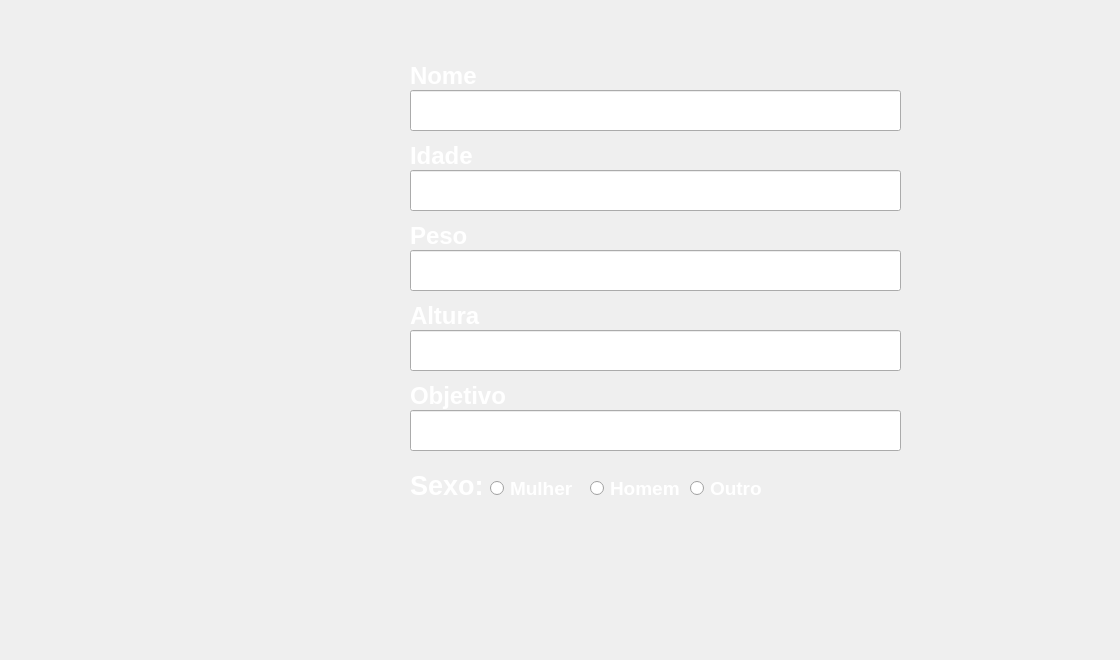
    <widget class="QWidget" name="cadastrarPaciente">
     <widget class="QLabel" name="label_6">
      <property name="geometry">
       <rect>
        <x>0</x>
        <y>0</y>
        <width>1111</width>
        <height>651</height>
       </rect>
      </property>
      <property name="text">
       <string/>
      </property>
      <property name="pixmap">
       <pixmap>imgs/bg.jpg</pixmap>
      </property>
      <property name="scaledContents">
       <bool>true</bool>
      </property>
     </widget>
     <widget class="QLabel" name="lblFotoPacienteC">
      <property name="geometry">
       <rect>
        <x>40</x>
        <y>130</y>
        <width>271</width>
        <height>281</height>
       </rect>
      </property>
      <property name="text">
       <string/>
      </property>
      <property name="pixmap">
       <pixmap>imgs/ProfilePictureBetter-removebg-preview.png</pixmap>
      </property>
      <property name="scaledContents">
       <bool>true</bool>
      </property>
     </widget>
     <widget class="QLineEdit" name="inputNome">
      <property name="geometry">
       <rect>
        <x>410</x>
        <y>90</y>
        <width>491</width>
        <height>41</height>
       </rect>
      </property>
      <property name="font">
       <font>
        <pointsize>16</pointsize>
       </font>
      </property>
     </widget>
     <widget class="QLabel" name="lblNome">
      <property name="geometry">
       <rect>
        <x>410</x>
        <y>60</y>
        <width>81</width>
        <height>31</height>
       </rect>
      </property>
      <property name="font">
       <font>
        <pointsize>18</pointsize>
        <weight>75</weight>
        <bold>true</bold>
       </font>
      </property>
      <property name="styleSheet">
       <string notr="true">color: rgb(255, 255, 255);
</string>
      </property>
      <property name="text">
       <string>Nome</string>
      </property>
     </widget>
     <widget class="QLabel" name="lblidade">
      <property name="geometry">
       <rect>
        <x>410</x>
        <y>140</y>
        <width>81</width>
        <height>31</height>
       </rect>
      </property>
      <property name="font">
       <font>
        <pointsize>18</pointsize>
        <weight>75</weight>
        <bold>true</bold>
       </font>
      </property>
      <property name="styleSheet">
       <string notr="true">color: rgb(255, 255, 255);
</string>
      </property>
      <property name="text">
       <string>Idade</string>
      </property>
     </widget>
     <widget class="QLineEdit" name="inputIdade">
      <property name="geometry">
       <rect>
        <x>410</x>
        <y>170</y>
        <width>491</width>
        <height>41</height>
       </rect>
      </property>
      <property name="font">
       <font>
        <pointsize>16</pointsize>
       </font>
      </property>
     </widget>
     <widget class="QLabel" name="lblPeso">
      <property name="geometry">
       <rect>
        <x>410</x>
        <y>220</y>
        <width>81</width>
        <height>31</height>
       </rect>
      </property>
      <property name="font">
       <font>
        <pointsize>18</pointsize>
        <weight>75</weight>
        <bold>true</bold>
       </font>
      </property>
      <property name="styleSheet">
       <string notr="true">color: rgb(255, 255, 255);
</string>
      </property>
      <property name="text">
       <string>Peso</string>
      </property>
     </widget>
     <widget class="QLineEdit" name="inputPeso">
      <property name="geometry">
       <rect>
        <x>410</x>
        <y>250</y>
        <width>491</width>
        <height>41</height>
       </rect>
      </property>
      <property name="font">
       <font>
        <pointsize>16</pointsize>
       </font>
      </property>
     </widget>
     <widget class="QLabel" name="lblAltura">
      <property name="geometry">
       <rect>
        <x>410</x>
        <y>300</y>
        <width>81</width>
        <height>31</height>
       </rect>
      </property>
      <property name="font">
       <font>
        <pointsize>18</pointsize>
        <weight>75</weight>
        <bold>true</bold>
       </font>
      </property>
      <property name="styleSheet">
       <string notr="true">color: rgb(255, 255, 255);
</string>
      </property>
      <property name="text">
       <string>Altura</string>
      </property>
     </widget>
     <widget class="QLineEdit" name="inputAltura">
      <property name="geometry">
       <rect>
        <x>410</x>
        <y>330</y>
        <width>491</width>
        <height>41</height>
       </rect>
      </property>
      <property name="font">
       <font>
        <pointsize>16</pointsize>
       </font>
      </property>
     </widget>
     <widget class="QLabel" name="lblObjetivo">
      <property name="geometry">
       <rect>
        <x>410</x>
        <y>380</y>
        <width>101</width>
        <height>31</height>
       </rect>
      </property>
      <property name="font">
       <font>
        <pointsize>18</pointsize>
        <weight>75</weight>
        <bold>true</bold>
       </font>
      </property>
      <property name="styleSheet">
       <string notr="true">color: rgb(255, 255, 255);
</string>
      </property>
      <property name="text">
       <string>Objetivo</string>
      </property>
     </widget>
     <widget class="QLineEdit" name="inputObjetivo">
      <property name="geometry">
       <rect>
        <x>410</x>
        <y>410</y>
        <width>491</width>
        <height>41</height>
       </rect>
      </property>
      <property name="font">
       <font>
        <pointsize>16</pointsize>
       </font>
      </property>
     </widget>
     <widget class="QLabel" name="lblSexo">
      <property name="geometry">
       <rect>
        <x>410</x>
        <y>470</y>
        <width>81</width>
        <height>31</height>
       </rect>
      </property>
      <property name="font">
       <font>
        <pointsize>20</pointsize>
        <weight>75</weight>
        <bold>true</bold>
       </font>
      </property>
      <property name="styleSheet">
       <string notr="true">color: rgb(255, 255, 255);
</string>
      </property>
      <property name="text">
       <string>Sexo:</string>
      </property>
     </widget>
     <widget class="QRadioButton" name="rbtnMulher">
      <property name="geometry">
       <rect>
        <x>490</x>
        <y>480</y>
        <width>91</width>
        <height>16</height>
       </rect>
      </property>
      <property name="font">
       <font>
        <pointsize>14</pointsize>
        <weight>75</weight>
        <bold>true</bold>
       </font>
      </property>
      <property name="styleSheet">
       <string notr="true">color: rgb(255, 255, 255);</string>
      </property>
      <property name="text">
       <string>Mulher</string>
      </property>
     </widget>
     <widget class="QRadioButton" name="rbtnHomem">
      <property name="geometry">
       <rect>
        <x>590</x>
        <y>480</y>
        <width>101</width>
        <height>16</height>
       </rect>
      </property>
      <property name="font">
       <font>
        <pointsize>14</pointsize>
        <weight>75</weight>
        <bold>true</bold>
       </font>
      </property>
      <property name="styleSheet">
       <string notr="true">color: rgb(255, 255, 255);</string>
      </property>
      <property name="text">
       <string>Homem</string>
      </property>
     </widget>
     <widget class="QRadioButton" name="rbtnOutro">
      <property name="geometry">
       <rect>
        <x>690</x>
        <y>480</y>
        <width>91</width>
        <height>16</height>
       </rect>
      </property>
      <property name="font">
       <font>
        <pointsize>14</pointsize>
        <weight>75</weight>
        <bold>true</bold>
       </font>
      </property>
      <property name="styleSheet">
       <string notr="true">color: rgb(255, 255, 255);</string>
      </property>
      <property name="text">
       <string>Outro</string>
      </property>
     </widget>
     <widget class="QLabel" name="lblCancelar">
      <property name="geometry">
       <rect>
        <x>720</x>
        <y>550</y>
        <width>221</width>
        <height>101</height>
       </rect>
      </property>
      <property name="cursor">
       <cursorShape>PointingHandCursor</cursorShape>
      </property>
      <property name="text">
       <string/>
      </property>
      <property name="pixmap">
       <pixmap>imgs/btnCancelar.png</pixmap>
      </property>
      <property name="scaledContents">
       <bool>true</bool>
      </property>
     </widget>
     <widget class="QLabel" name="lblSalvar">
      <property name="geometry">
       <rect>
        <x>370</x>
        <y>560</y>
        <width>221</width>
        <height>91</height>
       </rect>
      </property>
      <property name="cursor">
       <cursorShape>PointingHandCursor</cursorShape>
      </property>
      <property name="text">
       <string/>
      </property>
      <property name="pixmap">
       <pixmap>imgs/btnSalvar.png</pixmap>
      </property>
      <property name="scaledContents">
       <bool>true</bool>
      </property>
     </widget>
     <widget class="QLabel" name="label_7">
      <property name="geometry">
       <rect>
        <x>70</x>
        <y>160</y>
        <width>211</width>
        <height>221</height>
       </rect>
      </property>
      <property name="text">
       <string/>
      </property>
      <property name="pixmap">
       <pixmap>imgs/paciente1.jpg</pixmap>
      </property>
      <property name="scaledContents">
       <bool>true</bool>
      </property>
     </widget>
     <zorder>label_6</zorder>
     <zorder>inputNome</zorder>
     <zorder>lblNome</zorder>
     <zorder>lblidade</zorder>
     <zorder>inputIdade</zorder>
     <zorder>lblPeso</zorder>
     <zorder>inputPeso</zorder>
     <zorder>lblAltura</zorder>
     <zorder>inputAltura</zorder>
     <zorder>lblObjetivo</zorder>
     <zorder>inputObjetivo</zorder>
     <zorder>lblSexo</zorder>
     <zorder>rbtnMulher</zorder>
     <zorder>rbtnHomem</zorder>
     <zorder>rbtnOutro</zorder>
     <zorder>lblCancelar</zorder>
     <zorder>lblSalvar</zorder>
     <zorder>label_7</zorder>
     <zorder>lblFotoPacienteC</zorder>
    </widget>
